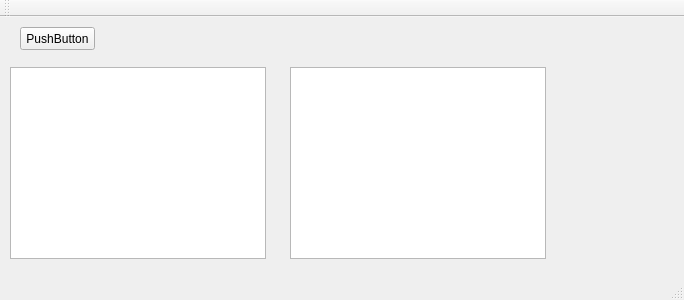
<?xml version="1.0" encoding="UTF-8"?>
<ui version="4.0">
 <class>MainWindow</class>
 <widget class="QMainWindow" name="MainWindow">
  <property name="geometry">
   <rect>
    <x>0</x>
    <y>0</y>
    <width>684</width>
    <height>300</height>
   </rect>
  </property>
  <property name="windowTitle">
   <string>MainWindow</string>
  </property>
  <widget class="QWidget" name="centralWidget">
   <widget class="QPushButton" name="pushButton">
    <property name="geometry">
     <rect>
      <x>20</x>
      <y>10</y>
      <width>75</width>
      <height>23</height>
     </rect>
    </property>
    <property name="text">
     <string>PushButton</string>
    </property>
   </widget>
   <widget class="QListWidget" name="listWidget">
    <property name="geometry">
     <rect>
      <x>10</x>
      <y>50</y>
      <width>256</width>
      <height>192</height>
     </rect>
    </property>
   </widget>
   <widget class="QListWidget" name="listWidget_2">
    <property name="geometry">
     <rect>
      <x>290</x>
      <y>50</y>
      <width>256</width>
      <height>192</height>
     </rect>
    </property>
   </widget>
  </widget>
  <widget class="QMenuBar" name="menuBar">
   <property name="geometry">
    <rect>
     <x>0</x>
     <y>0</y>
     <width>684</width>
     <height>21</height>
    </rect>
   </property>
  </widget>
  <widget class="QToolBar" name="mainToolBar">
   <attribute name="toolBarArea">
    <enum>TopToolBarArea</enum>
   </attribute>
   <attribute name="toolBarBreak">
    <bool>false</bool>
   </attribute>
  </widget>
  <widget class="QStatusBar" name="statusBar"/>
 </widget>
 <layoutdefault spacing="6" margin="11"/>
 <resources/>
 <connections/>
</ui>
